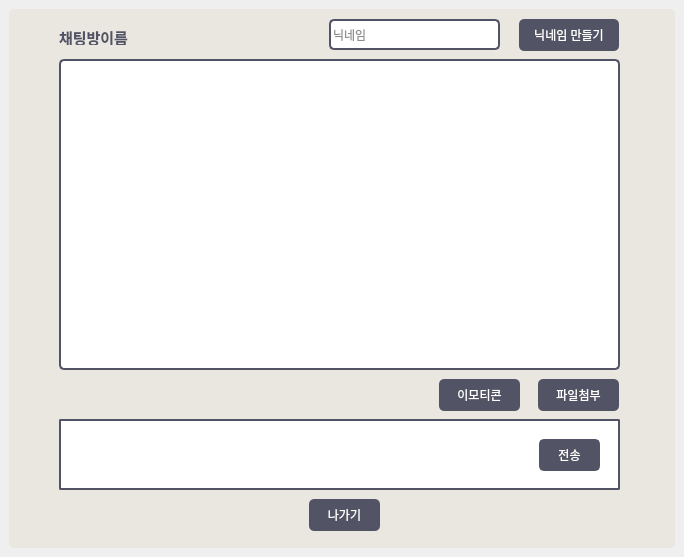
<?xml version="1.0" encoding="UTF-8"?>
<ui version="4.0">
 <class>ChatRoomWindow</class>
 <widget class="QMainWindow" name="ChatRoomWindow">
  <property name="geometry">
   <rect>
    <x>0</x>
    <y>0</y>
    <width>684</width>
    <height>557</height>
   </rect>
  </property>
  <property name="windowTitle">
   <string>MainWindow</string>
  </property>
  <widget class="QWidget" name="centralwidget">
   <layout class="QGridLayout" name="gridLayout">
    <item row="0" column="0">
     <widget class="QFrame" name="frame">
      <property name="styleSheet">
       <string notr="true">Background: rgb(234, 230, 224);
border-radius: 5px;
border: 0px solid #535366;</string>
      </property>
      <property name="frameShape">
       <enum>QFrame::StyledPanel</enum>
      </property>
      <property name="frameShadow">
       <enum>QFrame::Raised</enum>
      </property>
      <widget class="QFrame" name="frame_2">
       <property name="geometry">
        <rect>
         <x>50</x>
         <y>410</y>
         <width>561</width>
         <height>71</height>
        </rect>
       </property>
       <property name="styleSheet">
        <string notr="true">Background: #FFFFFF;
border: 1.5px solid #535366;
border-radius: 2px; </string>
       </property>
       <property name="frameShape">
        <enum>QFrame::StyledPanel</enum>
       </property>
       <property name="frameShadow">
        <enum>QFrame::Raised</enum>
       </property>
       <widget class="QPushButton" name="SendButton">
        <property name="geometry">
         <rect>
          <x>480</x>
          <y>20</y>
          <width>61</width>
          <height>32</height>
         </rect>
        </property>
        <property name="styleSheet">
         <string notr="true">QPushButton { 
    background-color: #535366; 
    color: white; 
    border-radius: 5px; 
    }
 QPushButton:hover { 
    background-color: #555; 
    }
  QPushButton:pressed { 
    background-color: #777; 
    }</string>
        </property>
        <property name="text">
         <string>전송</string>
        </property>
       </widget>
       <widget class="QTextEdit" name="MessageInput">
        <property name="geometry">
         <rect>
          <x>10</x>
          <y>10</y>
          <width>441</width>
          <height>51</height>
         </rect>
        </property>
        <property name="styleSheet">
         <string notr="true">Background: rgb(255, 255, 255);
border-radius: 5px;
border: 0px solid #535366;</string>
        </property>
       </widget>
      </widget>
      <widget class="QTextBrowser" name="messageBrowser">
       <property name="geometry">
        <rect>
         <x>50</x>
         <y>50</y>
         <width>561</width>
         <height>311</height>
        </rect>
       </property>
       <property name="styleSheet">
        <string notr="true">Background: rgb(255, 255, 255);
border-radius: 5px;
border: 1.5px solid #535366;</string>
       </property>
      </widget>
      <widget class="QPushButton" name="BackButton">
       <property name="geometry">
        <rect>
         <x>300</x>
         <y>490</y>
         <width>71</width>
         <height>32</height>
        </rect>
       </property>
       <property name="styleSheet">
        <string notr="true">QPushButton { 
    background-color: #535366; 
    color: white; 
    border-radius: 5px; 
    }
 QPushButton:hover { 
    background-color: #555; 
    }
  QPushButton:pressed { 
    background-color: #777; 
    }</string>
       </property>
       <property name="text">
        <string>나가기</string>
       </property>
      </widget>
      <widget class="QLabel" name="roomNameLabel">
       <property name="geometry">
        <rect>
         <x>50</x>
         <y>20</y>
         <width>81</width>
         <height>16</height>
        </rect>
       </property>
       <property name="styleSheet">
        <string notr="true">color: rgb(83, 83, 102);
font-size: 15px;
font-weight: bold;</string>
       </property>
       <property name="text">
        <string>채팅방이름</string>
       </property>
      </widget>
      <widget class="QLineEdit" name="nameLineEdit">
       <property name="geometry">
        <rect>
         <x>320</x>
         <y>10</y>
         <width>171</width>
         <height>31</height>
        </rect>
       </property>
       <property name="styleSheet">
        <string notr="true">background-color: #FFFFFF;
color: rgb(28, 28, 28);
border: 1.5px solid #535366;
border-radius: 5px; 
</string>
       </property>
       <property name="placeholderText">
        <string>닉네임</string>
       </property>
      </widget>
      <widget class="QPushButton" name="NameButton">
       <property name="geometry">
        <rect>
         <x>510</x>
         <y>10</y>
         <width>100</width>
         <height>32</height>
        </rect>
       </property>
       <property name="styleSheet">
        <string notr="true">QPushButton { 
    background-color: #535366; 
    color: white; 
    border-radius: 5px; 
    }
 QPushButton:hover { 
    background-color: #555; 
    }
  QPushButton:pressed { 
    background-color: #777; 
    }
</string>
       </property>
       <property name="text">
        <string>닉네임 만들기</string>
       </property>
      </widget>
      <widget class="QPushButton" name="SendFileButton">
       <property name="geometry">
        <rect>
         <x>529</x>
         <y>370</y>
         <width>81</width>
         <height>32</height>
        </rect>
       </property>
       <property name="styleSheet">
        <string notr="true">QPushButton { 
    background-color: #535366; 
    color: white; 
    border-radius: 5px; 
    }
 QPushButton:hover { 
    background-color: #555; 
    }
  QPushButton:pressed { 
    background-color: #777; 
    }</string>
       </property>
       <property name="text">
        <string>파일첨부</string>
       </property>
      </widget>
      <widget class="QPushButton" name="EmoticonButton">
       <property name="geometry">
        <rect>
         <x>430</x>
         <y>370</y>
         <width>81</width>
         <height>32</height>
        </rect>
       </property>
       <property name="styleSheet">
        <string notr="true">QPushButton { 
    background-color: #535366; 
    color: white; 
    border-radius: 5px; 
    }
 QPushButton:hover { 
    background-color: #555; 
    }
  QPushButton:pressed { 
    background-color: #777; 
    }
</string>
       </property>
       <property name="text">
        <string>이모티콘</string>
       </property>
      </widget>
     </widget>
    </item>
   </layout>
  </widget>
 </widget>
 <resources/>
 <connections/>
</ui>
